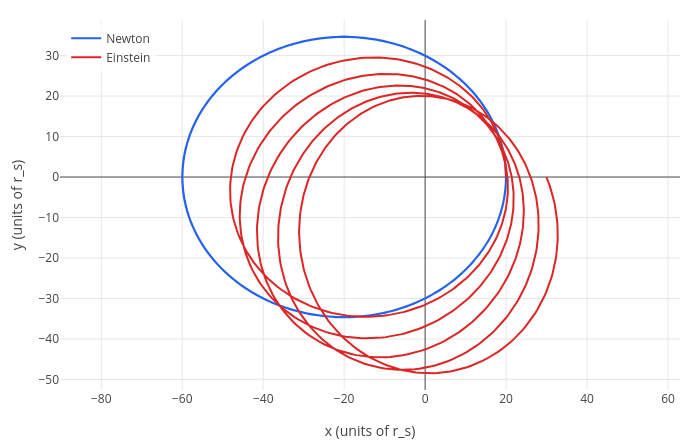

Notebook code cell kept with this figure:
### Markdown cell above
## 5. Mercury's perihelion precession

> **A note on "retrograde".** Mercury's *retrograde* motion, when it seems to move backwards across the sky for a
> few weeks, is a line-of-sight effect: Earth overtakes it (or it overtakes Earth) on the inside track. Copernicus
> and Newton explain that fully. What Newton could *not* explain, and Einstein could, is a different effect: the
> slow turning of Mercury's elliptical orbit, called the **precession of the perihelion**. That is what this section
> shows.

Each orbit, Mercury's point of closest approach to the Sun (the perihelion) moves forward a little. Most of that is
caused by the pull of the other planets, but 43 arcseconds per century were left over, and puzzled astronomers for
fifty years. General relativity predicts exactly that amount.

With $u = 1/r$ as a function of the angle $\phi$ and $h$ the angular momentum per unit mass, the orbit equations are
(in units where $c = 1$, so $GM = r_s/2$):

* Newton: $\;u'' + u = \dfrac{GM}{h^2}$, whose solutions are ellipses that close on themselves.
* General relativity (from the Schwarzschild geodesics): $\;u'' + u = \dfrac{GM}{h^2} + 3GM\,u^2$

Here $'$ means $d/d\phi$: instead of following the planet in time, we describe the orbit's shape, the inverse
distance $u$ in each direction $\phi$. (The [orbits lesson](general-relativity/05-orbits.ipynb) derives both equations
step by step.) The extra term is tiny for Mercury, so to *see* it we take an orbit much closer to the mass: perihelion at
$20\,r_s$, aphelion at $60\,r_s$.

`odeplot` solves first-order equations only, so we give $u'$ its own name, $w$: the equation becomes $u' = w$,
$w' = r_s/(2h^2) - u$ (Newton; Einstein adds $\tfrac32 r_s u^2$). The arguments of `odeplot` are, in order:
the right-hand sides `[w, r_s/(2*h^2)-u]`; the unknowns `[u w]` in the same order; the independent variable `phi`; the
start values `[1/rp 0]` (at perihelion $u = 1/r_p$ and $u' = 0$); the range of $\phi$, `0, 10*pi` (five turns); and
what to draw, `[cos(phi)/u sin(phi)/u]`, which is $x = r\cos\phi$ and $y = r\sin\phi$ with $r = 1/u$. Lengths are in
units of $r_s$, and $h = \sqrt{15}$ gives the orbit with perihelion 20 and aphelion 60:

### Code cell
r_s = 1;
h = sqrt(15);
rp = 20;
newton = odeplot([w, r_s/(2*h^2)-u], [u w], phi, [1/rp 0], 0, 10*pi, [cos(phi)/u sin(phi)/u]);
einstein = odeplot([w, r_s/(2*h^2)+1.5*r_s*u^2-u], [u w], phi, [1/rp 0], 0, 10*pi, [cos(phi)/u sin(phi)/u]);
labels(legend(show(newton, einstein), "Newton", "Einstein"), "x (units of r_s)", "y (units of r_s)")

### Figure 1 — Plotly figure (JSON) as saved in the notebook; plotly's stock layout.template omitted (floating-point values rounded to 4 significant figures; data arrays with more than 128 entries replaced by an {"elided": "..."} marker saying what was removed)
{"data": [{"line": {"color": "#2563eb", "width": 2}, "mode": "lines", "name": "Newton", "type": "scatter", "x": {"elided": "1431 float values"}, "y": {"elided": "1431 float values"}}, {"line": {"color": "#dc2626", "width": 2}, "mode": "lines", "name": "Einstein", "type": "scatter", "x": {"elided": "1431 float values"}, "y": {"elided": "1431 float values"}}], "layout": {"height": 440, "legend": {"bgcolor": "rgba(255,255,255,0.8)", "x": 0.01, "xanchor": "left", "y": 0.99, "yanchor": "top"}, "margin": {"b": 50, "l": 60, "r": 20, "t": 20}, "showlegend": true, "title": {"text": ""}, "width": 700, "xaxis": {"title": {"text": "x (units of r_s)"}, "zeroline": true}, "yaxis": {"range": [-52.61, 38.8], "scaleanchor": "x", "scaleratio": 1, "title": {"text": "y (units of r_s)"}, "zeroline": true}}}
